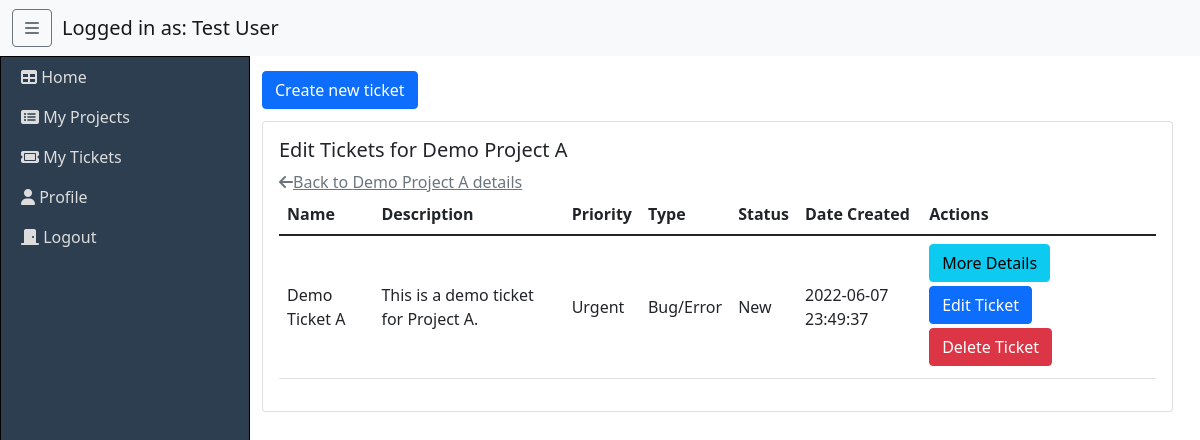
/my-projects/1/edit-project-tickets (signed in), run on the app's committed database.
### website/models.py (models this page shows, shortened)
class User(db.Model, UserMixin):
    id = db.Column(db.Integer(), primary_key=True)
    email = db.Column(db.String(length=100), nullable=False, unique=True)
    first_name = db.Column(db.String(length=50), nullable=False)
    last_name = db.Column(db.String(length=50), nullable=False)
    organization_id = db.Column(db.String(length=100), db.ForeignKey("organization.id"))
    role = db.Column(db.String())
    password = db.Column(db.String(), nullable=False)

class Project(db.Model):
    id = db.Column(db.Integer(), primary_key=True)
    name = db.Column(db.String(length=100), nullable=False, unique=True)
    description = db.Column(db.String(length=500))
    organization_id = db.Column(db.String(length=100), db.ForeignKey("organization.id"))
    team = db.relationship('User', secondary='user_project_assoc', backref='projects')
    tickets = db.relationship('Ticket', backref='project')

class Ticket(db.Model):
    id = db.Column(db.Integer(), primary_key=True)
    name = db.Column(db.String(length=100), nullable=False, unique=True)
    description = db.Column(db.String(length=500), nullable=False)
    project_id = db.Column(db.Integer(), db.ForeignKey("project.id"))
    priority = db.Column(db.String(), nullable=False, default="Low")
    type = db.Column(db.String())
    status = db.Column(db.String())
    assigned_dev = db.Column(db.Integer(), db.ForeignKey("user.id"))
    created_by = db.Column(db.Integer(), nullable=False)
    date_created = db.Column(db.DateTime(timezone=True), default=func.now())
    comments = db.relationship('Comment', backref='ticket')
    history = db.relationship('TicketEdit', backref='ticket')

### website/views.py (the view, shortened to what this page needs)
@views.route('/my-projects/<project_id>/edit-project-tickets', methods=["GET", "POST"])
@login_required
def edit_project_tickets(project_id):
    project = Project.query.get(int(project_id))
    tickets = Ticket.query.filter_by(project=project)
    users = User.query.all()
    return render_template("edit_project_tickets.html", project=project, tickets=tickets, users=users)

### website/__init__.py (called while the page is built)
def create_app():
    application = Flask(__name__)
    application.config["SECRET_KEY"] = FLASK_SECRET_KEY
    application.config["SQLALCHEMY_DATABASE_URI"] = f"sqlite:///{DB_NAME}"
    db.init_app(application)
    from .views import views
    from .auth import auth
    application.register_blueprint(views, url_prefix='/')
    application.register_blueprint(auth, url_prefix='/')
    from .models import User
    create_database(application)
    login_manager = LoginManager()
    login_manager.login_view = "auth.login"
    login_manager.login_message_category = "info"
    login_manager.init_app(application)
    @login_manager.user_loader
    def load_user(id):
        return User.query.get(int(id))
    return application

### website/templates/edit_project_tickets.html (shortened to what this page needs)
{% extends "base.html" %}
{% block content %}
        <a style="margin-left: 12px;" class="btn btn-primary" href="{{ url_for('views.create_ticket', project_id=project.id) }}">Create new ticket</a>
        <div class="card">
          <div class="card-body">
            <h5 class="card-title">Edit Tickets for {{ project.name }}</h5>
            <a class="card-subtitle mb-2 text-muted" href="{{ url_for('views.project_details', project_id=project.id) }}">
                <i class="fa-solid fa-arrow-left"></i>Back to {{ project.name }} details
            </a>
            <div class="table-responsive">
                <table class="table table-hover">
                    <thead>
                        <th scope="col">Name</th>
                        <th scope="col">Description</th>
                        <th scope="col">Priority</th>
                        <th scope="col">Type</th>
                        <th scope="col">Status</th>
                        <th scope="col">Date Created</th>
                        <th scope="col">Actions</th>
                    </thead>
                    <tbody>
                    {% if tickets %}
                        {% for ticket in tickets %}
                            <tr>
                                <td class="align-middle">{{ ticket.name }}</td>
                                <td class="align-middle">{{ ticket.description }}</td>
                                <td class="align-middle">{{ ticket.priority }}</td>
                                <td class="align-middle">{{ ticket.type }}</td>
                                <td class="align-middle">{{ ticket.status }}</td>
                                <td class="align-middle">{{ ticket.date_created }}</td>
                                <td>
                                    <form method="POST">
                                        <button name="action" value="details" class="btn btn-info mb-1">More Details</button>
                                        <button name="action" value="edit" class="btn btn-primary mb-1">Edit Ticket</button>
                                        <button type="button" class="btn btn-danger mb-1" data-bs-toggle="modal"
                                                data-bs-target="#ConfirmTicketDeleteModal-{{ ticket.id }}">
                                            Delete Ticket
                                        </button>
                                    </form>
                                </td>
                            </tr>
                        {% endfor %}
                    {% endif %}
                    </tbody>
                </table>
            </div>
          </div>
        </div>
{% endblock %}

### website/templates/base.html (shortened to what this page needs)
<!DOCTYPE html>
<html lang="en">
    <head>
        <link href="https://cdn.jsdelivr.net/npm/bootstrap@5.1.3/dist/css/bootstrap.min.css" rel="stylesheet">
        <link rel="stylesheet" href="{{ url_for('static', filename='css/dashboard2.css') }}">
    </head>
    <body>
        <div id="wrapper" class="sidebarShow">
            <nav class="navbar sticky-top navbar-expand-lg navbar-light bg-light">
                <div class="container-fluid">
                    <a id="sidebar-toggle" class="btn btn-outline-secondary">
                        <i class="fa-solid fa-bars"></i>
                    </a>
                    <a class="navbar-brand" href="{{ url_for('views.dashboard') }}">Logged in as: {{ current_user.first_name }} {{ current_user.last_name }}</a>
                </div>
            </nav>
            <div id="sidebar-wrapper">
                <ul class="sidebar-nav">
                    <li>
                        <a href="{{ url_for('views.dashboard') }}">
                            <i class="fa-solid fa-table"></i> Home
                        </a>
                    </li>
                    <li>
                        <a href="{{ url_for('views.my_projects') }}">
                            <i class="fa-solid fa-rectangle-list"></i> My Projects
                        </a>
                    </li>
                    <li>
                        <a href="{{ url_for('views.my_tickets') }}">
                            <i class="fa-solid fa-ticket"></i> My Tickets
                        </a>
                    </li>
                    <li>
                        <a href="{{ url_for('views.my_profile') }}">
                            <i class="fa-solid fa-user"></i> Profile
                        </a>
                    </li>
                    <li>
                        <a id="logout" href="{{ url_for('auth.logout') }}">
                            <i class="fa-solid fa-door-closed"></i> Logout
                        </a>
                    </li>
                </ul>
            </div>
            <div id="dashboard-wrapper">
                {% block content %}
                {% endblock %}
            </div>
        </div>
    </body>
</html>

### website/static/css/dashboard2.css (style rules this page uses)
.card { margin: 12px; }
#sidebar-toggle { margin-right: 10px; }
#wrapper { height: 100vh; }
#sidebar-wrapper { z-index: 1; position: absolute; width: 0; min-height: 100vh; overflow-y: hidden; background: #2C3E50; border: 1px solid black; }
#dashboard-wrapper { width: 100%; position: absolute; padding: 15px; }
#wrapper.sidebarShow #sidebar-wrapper { width: 250px; }
#wrapper.sidebarShow #dashboard-wrapper { padding-left: 250px; }
.sidebar-nav { padding: 0; list-style: none; }
.sidebar-nav li { text-indent: 10px; line-height: 40px; }
.sidebar-nav li a { display: block; text-decoration: none; color: #ddd; }

### data on the page
User: first_name "Test", last_name "User"
Project: name "Demo Project A"
Ticket: name "Demo Ticket A", description "This is a demo ticket for Project A.", priority "Urgent", type "Bug/Error", status "New", date_created "2022-06-07 23:49:37"
